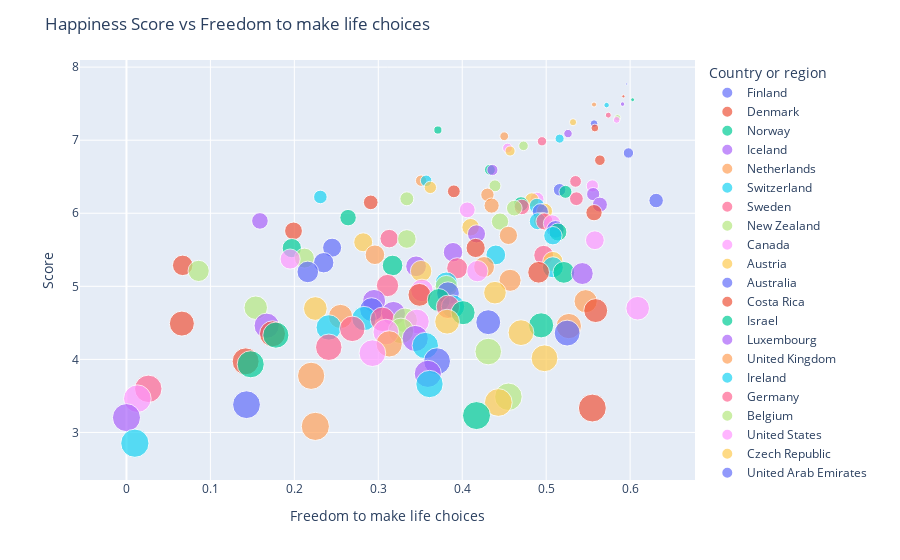

Notebook cell for this chart:
### Markdown cell above
### 3.6 Scatter plot for Happiness Score vs Freedom to make life choices

### Code cell
fig = px.scatter(a_2019, x="Freedom to make life choices", y="Score",
           animation_group=a_2019['Overall rank'],
           size="Overall rank", color="Country or region", hover_name="Country or region",
          trendline= "ols")

fig.update_layout(
    title_text='Happiness Score vs Freedom to make life choices'
)
fig.show()
